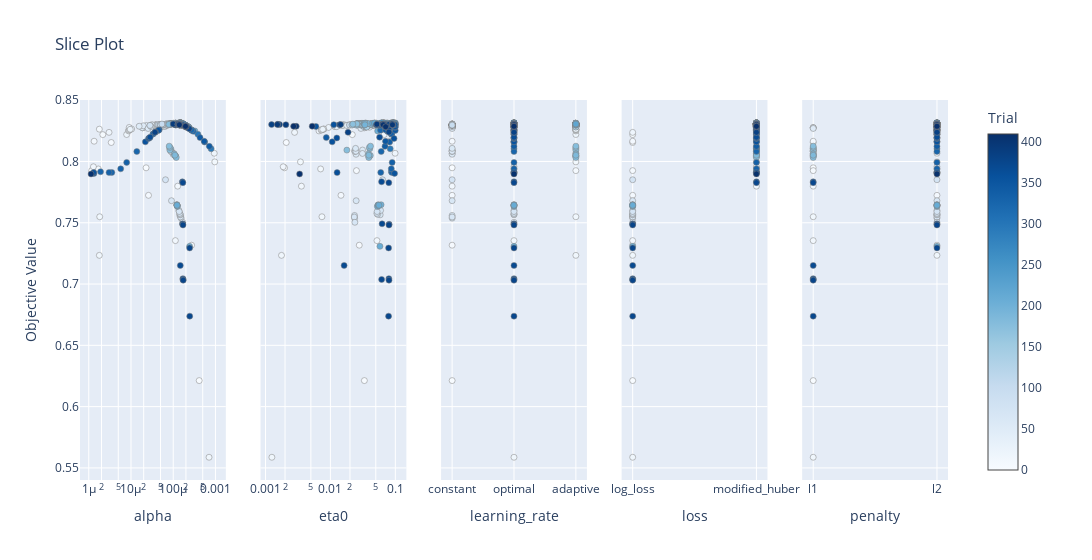

The cell this chart's notebook holds for it:
### Code cell
vis.plot_slice(study)

### Figure 1 — Plotly figure (JSON) as saved in the notebook; plotly's stock layout.template omitted (floating-point values rounded to 4 significant figures; data arrays with more than 128 entries replaced by an {"elided": "..."} marker saying what was removed)
{"data": [{"marker": {"color": {"elided": "400 int values"}, "colorbar": {"title": {"text": "Trial"}, "x": 1, "xpad": 40}, "colorscale": [[0, "rgb(247,251,255)"], [0.125, "rgb(222,235,247)"], [0.25, "rgb(198,219,239)"], [0.375, "rgb(158,202,225)"], [0.5, "rgb(107,174,214)"], [0.625, "rgb(66,146,198)"], [0.75, "rgb(33,113,181)"], [0.875, "rgb(8,81,156)"], [1, "rgb(8,48,107)"]], "line": {"color": "Grey", "width": 0.5}, "showscale": true}, "mode": "markers", "showlegend": false, "type": "scatter", "x": {"elided": "400 float values"}, "xaxis": "x", "y": {"elided": "400 float values"}, "yaxis": "y"}, {"marker": {"color": {"elided": "400 int values"}, "colorbar": {"title": {"text": "Trial"}, "x": 1, "xpad": 40}, "colorscale": [[0, "rgb(247,251,255)"], [0.125, "rgb(222,235,247)"], [0.25, "rgb(198,219,239)"], [0.375, "rgb(158,202,225)"], [0.5, "rgb(107,174,214)"], [0.625, "rgb(66,146,198)"], [0.75, "rgb(33,113,181)"], [0.875, "rgb(8,81,156)"], [1, "rgb(8,48,107)"]], "line": {"color": "Grey", "width": 0.5}, "showscale": false}, "mode": "markers", "showlegend": false, "type": "scatter", "x": {"elided": "400 float values"}, "xaxis": "x2", "y": {"elided": "400 float values"}, "yaxis": "y2"}, {"marker": {"color": {"elided": "400 int values"}, "colorbar": {"title": {"text": "Trial"}, "x": 1, "xpad": 40}, "colorscale": [[0, "rgb(247,251,255)"], [0.125, "rgb(222,235,247)"], [0.25, "rgb(198,219,239)"], [0.375, "rgb(158,202,225)"], [0.5, "rgb(107,174,214)"], [0.625, "rgb(66,146,198)"], [0.75, "rgb(33,113,181)"], [0.875, "rgb(8,81,156)"], [1, "rgb(8,48,107)"]], "line": {"color": "Grey", "width": 0.5}, "showscale": false}, "mode": "markers", "showlegend": false, "type": "scatter", "x": {"elided": "400 str values"}, "xaxis": "x3", "y": {"elided": "400 float values"}, "yaxis": "y3"}, {"marker": {"color": {"elided": "400 int values"}, "colorbar": {"title": {"text": "Trial"}, "x": 1, "xpad": 40}, "colorscale": [[0, "rgb(247,251,255)"], [0.125, "rgb(222,235,247)"], [0.25, "rgb(198,219,239)"], [0.375, "rgb(158,202,225)"], [0.5, "rgb(107,174,214)"], [0.625, "rgb(66,146,198)"], [0.75, "rgb(33,113,181)"], [0.875, "rgb(8,81,156)"], [1, "rgb(8,48,107)"]], "line": {"color": "Grey", "width": 0.5}, "showscale": false}, "mode": "markers", "showlegend": false, "type": "scatter", "x": {"elided": "400 str values"}, "xaxis": "x4", "y": {"elided": "400 float values"}, "yaxis": "y4"}, {"marker": {"color": {"elided": "400 int values"}, "colorbar": {"title": {"text": "Trial"}, "x": 1, "xpad": 40}, "colorscale": [[0, "rgb(247,251,255)"], [0.125, "rgb(222,235,247)"], [0.25, "rgb(198,219,239)"], [0.375, "rgb(158,202,225)"], [0.5, "rgb(107,174,214)"], [0.625, "rgb(66,146,198)"], [0.75, "rgb(33,113,181)"], [0.875, "rgb(8,81,156)"], [1, "rgb(8,48,107)"]], "line": {"color": "Grey", "width": 0.5}, "showscale": false}, "mode": "markers", "showlegend": false, "type": "scatter", "x": {"elided": "400 str values"}, "xaxis": "x5", "y": {"elided": "400 float values"}, "yaxis": "y5"}], "layout": {"title": {"text": "Slice Plot"}, "width": 1500, "xaxis": {"anchor": "y", "domain": [0, 0.168], "title": {"text": "alpha"}, "type": "log"}, "xaxis2": {"anchor": "y2", "domain": [0.208, 0.376], "title": {"text": "eta0"}, "type": "log"}, "xaxis3": {"anchor": "y3", "categoryarray": ["constant", "optimal", "adaptive"], "categoryorder": "array", "domain": [0.416, 0.584], "title": {"text": "learning_rate"}, "type": "category"}, "xaxis4": {"anchor": "y4", "categoryarray": ["log_loss", "modified_huber"], "categoryorder": "array", "domain": [0.624, 0.792], "title": {"text": "loss"}, "type": "category"}, "xaxis5": {"anchor": "y5", "categoryarray": ["l1", "l2"], "categoryorder": "array", "domain": [0.832, 1], "title": {"text": "penalty"}, "type": "category"}, "yaxis": {"anchor": "x", "domain": [0, 1], "title": {"text": "Objective Value"}}, "yaxis2": {"anchor": "x2", "domain": [0, 1], "matches": "y", "showticklabels": false}, "yaxis3": {"anchor": "x3", "domain": [0, 1], "matches": "y", "showticklabels": false}, "yaxis4": {"anchor": "x4", "domain": [0, 1], "matches": "y", "showticklabels": false}, "yaxis5": {"anchor": "x5", "domain": [0, 1], "matches": "y", "showticklabels": false}}}
